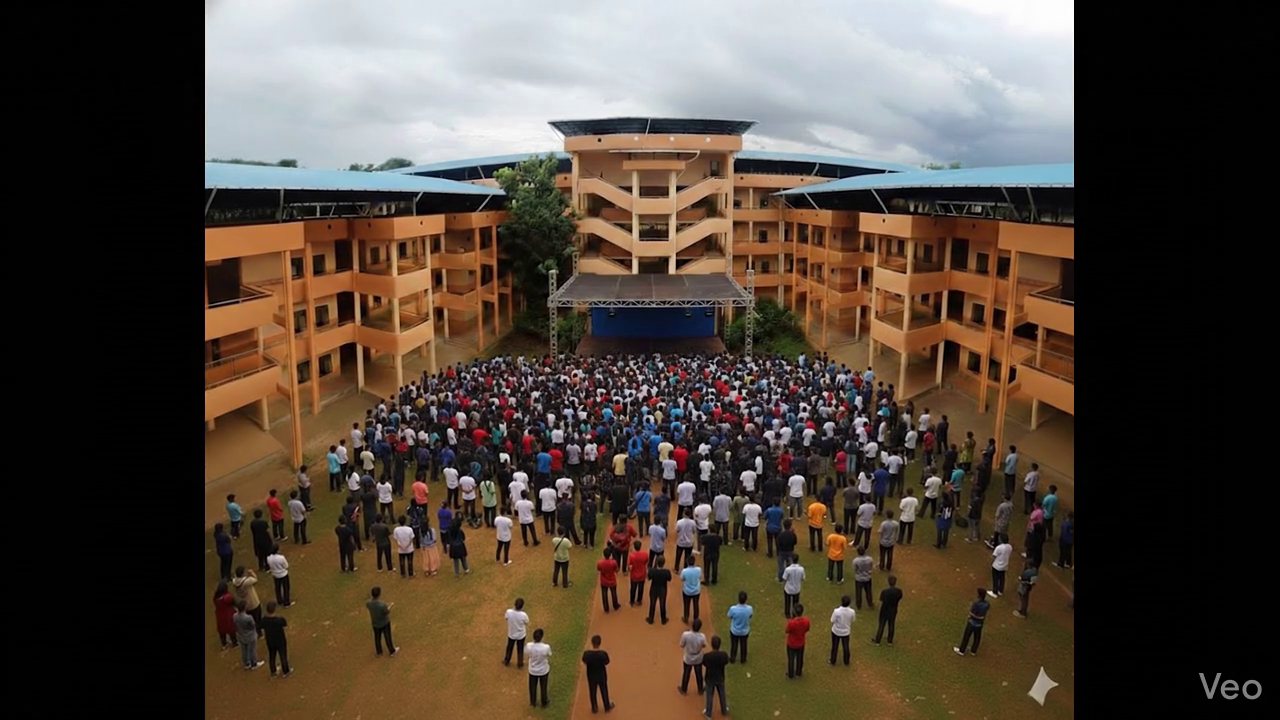
#> input picture frame 19 of crowd.mp4, 1280 x 720 px
$ python vision.py
#> lines starting #> are read from the running program, lines starting #| are printed output that depends on the picture; after the words box and inside, x2 and y2 are one past the last pixel; in counts of white or black regions, pixels touching at a corner belong together
#> further down, frame is the input picture: shape (720, 1280, 3); mean B, G, R 58.4, 68.3, 79.5
import cv2
import numpy as np

# =========================
# MODE CONFIG
# =========================
MODE = "video"   # "image" or "video"

INPUT_PATH = "crowd.mp4"   # image OR video file path

# =========================
# GROUND ROI (tune)
# =========================
GROUND_X1 = 168
GROUND_Y1 = 212
GROUND_X2 = 823
GROUND_Y2 = 532

SECTOR_COLORS = {
    "A": (255, 0, 0),
    "B": (0, 255, 0),
    "C": (0, 255, 255),
    "D": (0, 0, 255)
}

# =========================
# DENSITY CLASSIFICATION
# =========================
def classify_density_ratio(r):
    if r < 0.03:
        return "LOW"
    elif r < 0.07:
        return "MEDIUM"
    elif r < 0.12:
        return "HIGH"
    else:
        return "CRITICAL"

# =========================
# CORE FUNCTIONS
# =========================
def estimate_edge_density(roi):
    gray = cv2.cvtColor(roi, cv2.COLOR_BGR2GRAY)
    blur = cv2.GaussianBlur(gray, (5,5), 0)
    edges = cv2.Canny(blur, 50, 150)
    return np.count_nonzero(edges) / (roi.shape[0] * roi.shape[1])

def draw_sectors(frame):
    x1,y1,x2,y2 = GROUND_X1,GROUND_Y1,GROUND_X2,GROUND_Y2
    mid_x = x1 + (x2-x1)//2
    mid_y = y1 + (y2-y1)//2

    t = 3
    cv2.rectangle(frame,(x1,y1),(mid_x,mid_y),SECTOR_COLORS["A"],t)
    cv2.rectangle(frame,(mid_x,y1),(x2,mid_y),SECTOR_COLORS["B"],t)
    cv2.rectangle(frame,(x1,mid_y),(mid_x,y2),SECTOR_COLORS["C"],t)
    cv2.rectangle(frame,(mid_x,mid_y),(x2,y2),SECTOR_COLORS["D"],t)

    return mid_x, mid_y

def process_frame(frame):
    frame = cv2.resize(frame,(960,540))
    mid_x, mid_y = draw_sectors(frame)
#> mid_x = 495; mid_y = 372

    cv2.rectangle(frame,(GROUND_X1,GROUND_Y1),(GROUND_X2,GROUND_Y2),(255,255,255),2)
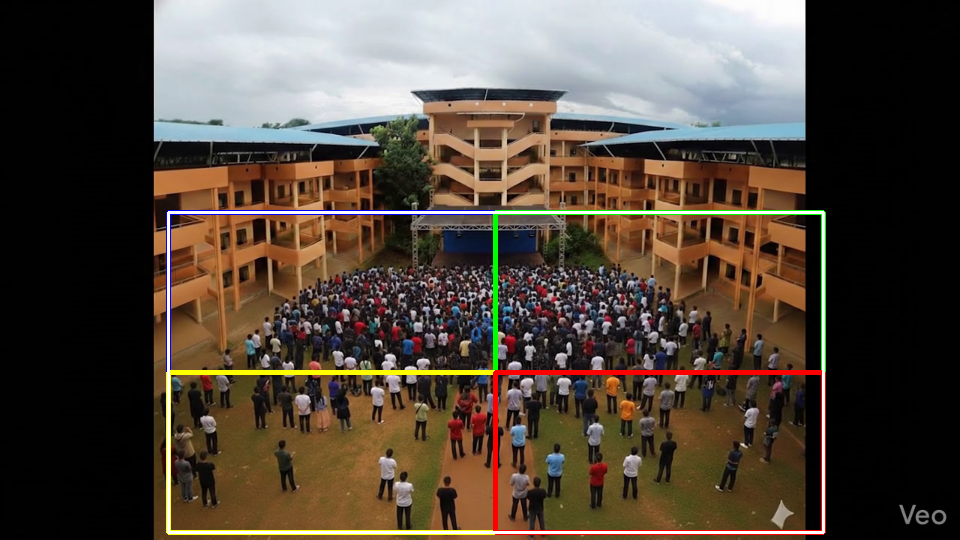
#> frame: shape (540, 960, 3); mean of channels 0, 1, 2 60.6, 71.6, 83; drawn as B, G, R

    sectors = {
        "A": frame[GROUND_Y1:mid_y, GROUND_X1:mid_x],
        "B": frame[GROUND_Y1:mid_y, mid_x:GROUND_X2],
        "C": frame[mid_y:GROUND_Y2, GROUND_X1:mid_x],
        "D": frame[mid_y:GROUND_Y2, mid_x:GROUND_X2]
    }

    densities, statuses = {}, {}

    for s,roi in sectors.items():
        d = estimate_edge_density(roi)
        densities[s] = d
        statuses[s] = classify_density_ratio(d)
#> this loop made 4 passes
#> (s, d) on passes 1 to 4: ('A', 0.158), ('B', 0.153), ('C', 0.0932), ('D', 0.102)
#> pass 1, in estimate_edge_density, `gray = cv2.cvtColor(roi, cv2.COLOR_BGR2GRAY)`:
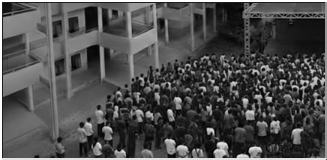
#> gray: shape (160, 327); min 2, max 255, mean 77
#> pass 1, in estimate_edge_density, `blur = cv2.GaussianBlur(gray, (5,5), 0)`:
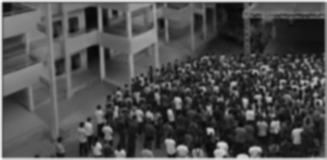
#> blur: shape (160, 327); min 6, max 251, mean 76.8
#> pass 1, in estimate_edge_density, `edges = cv2.Canny(blur, 50, 150)`:
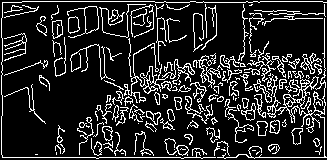
#> edges: shape (160, 327); 15.8% white in thin lines or dots
#> pass 2, in estimate_edge_density (call 2), `gray = cv2.cvtColor(roi, cv2.COLOR_BGR2GRAY)`:
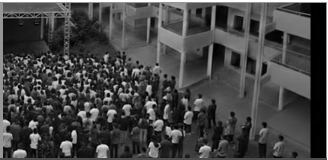
#> gray: shape (160, 328); min 0, max 255, mean 69.1
#> after the loop, densities = {'A': 0.158, 'B': 0.153, 'C': 0.0932, 'D': 0.102}; statuses = {'A': 'CRITICAL', 'B': 'CRITICAL', 'C': 'HIGH', 'D': 'HIGH'}

    max_s = max(densities, key=densities.get)
#> max_s = 'A'
    min_s = min(densities, key=densities.get)
#> min_s = 'C'

    if statuses[max_s] in ["HIGH","CRITICAL"]:
        message = f"Sector {max_s} overcrowded → Redirect to Sector {min_s}"
    else:
        message = "Crowd distribution normal"

    font = cv2.FONT_HERSHEY_SIMPLEX
    positions = {
        "A": (20,40),
        "B": (mid_x+20,40),
        "C": (20,mid_y+40),
        "D": (mid_x+20,mid_y+40)
    }
#> positions = {'A': (20, 40), 'B': (515, 40), 'C': (20, 412), 'D': (515, 412)}

    for s in sectors:
        txt = f"{s} | {densities[s]:.3f} | {statuses[s]}"
        cv2.putText(frame,txt,positions[s],font,0.7,SECTOR_COLORS[s],2)
#> this loop made 4 passes
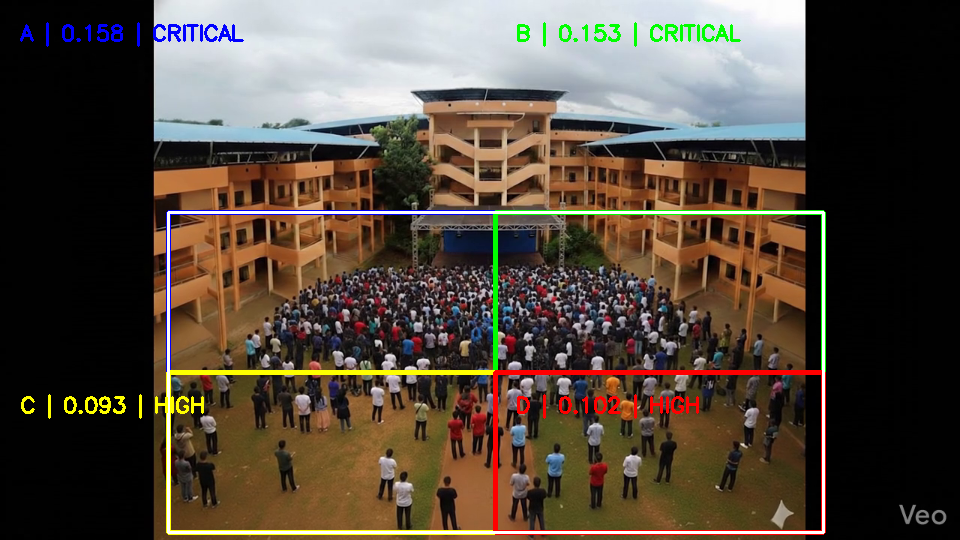
#> frame: shape (540, 960, 3); 1% of pixels changed, all inside (x1, y1, x2, y2) = (20, 22, 741, 419); drawn as B, G, R

    cv2.putText(frame,message,(20,520),font,0.9,(255,255,255),2)
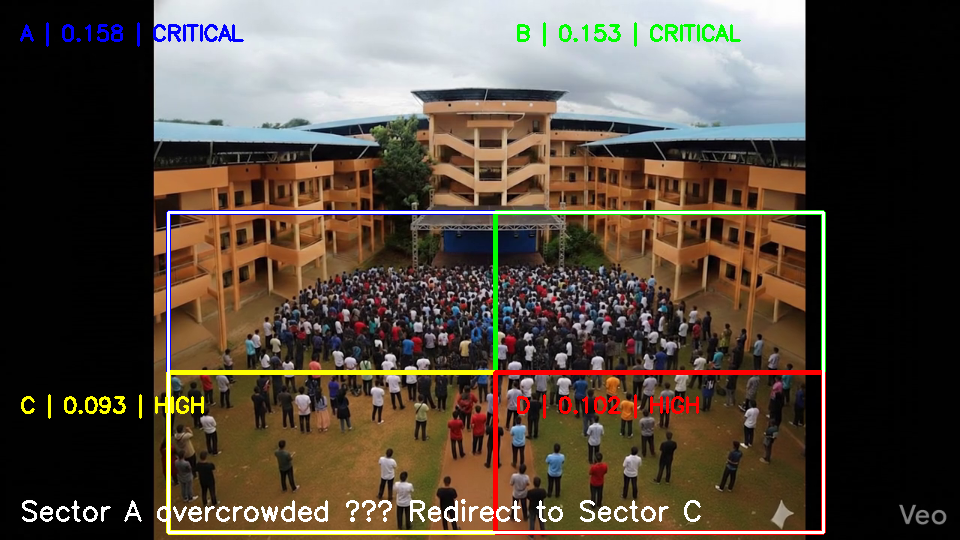
#> frame: shape (540, 960, 3); 0.81% of pixels changed, all inside (x1, y1, x2, y2) = (22, 499, 701, 522); drawn as B, G, R

    return frame

# =========================
# IMAGE MODE
# =========================
if MODE == "image":
    frame = cv2.imread(INPUT_PATH)
    if frame is None:
        print("Could not load image")
        exit()

    result = process_frame(frame)

    cv2.imshow("Crowd Density Monitor", result)
    cv2.waitKey(0)
    cv2.destroyAllWindows()

# =========================
# VIDEO MODE
# =========================
else:
    cap = cv2.VideoCapture(INPUT_PATH)

    if not cap.isOpened():
        print("Could not open video")
        exit()

    while True:
        ret, frame = cap.read()
        if not ret:
            break

        result = process_frame(frame)

        cv2.imshow("Crowd Density Monitor", result)

        if cv2.waitKey(1) & 0xFF == ord('q'):
#> (key q is pressed here)
            break

    cap.release()
    cv2.destroyAllWindows()

$ run again, starting later in the video
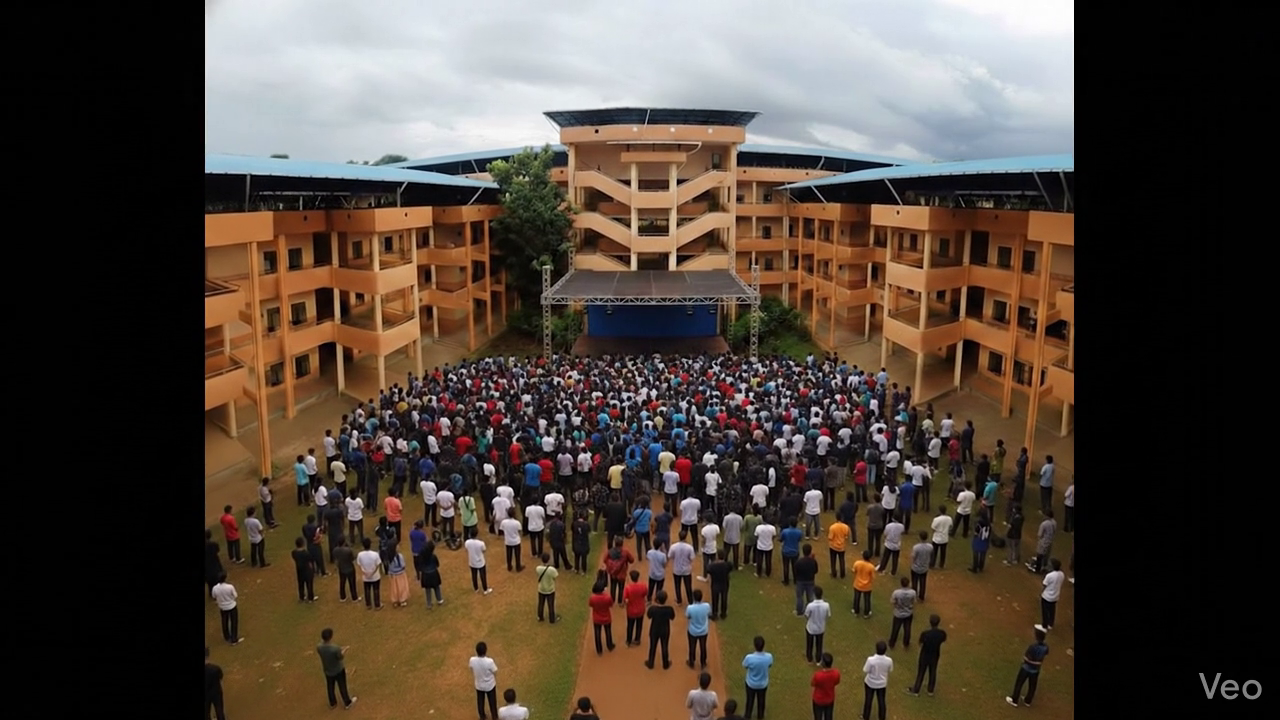
#> input picture frame 86 of crowd.mp4, 1280 x 720 px
#> frame is the input picture: shape (720, 1280, 3); mean B, G, R 57.3, 66.7, 78
#> mid_x = 495; mid_y = 372
#> the loop in process_frame, `for s,roi in sectors.items():` made 4 passes
#> (s, d) on passes 1 to 4: ('A', 0.158), ('B', 0.157), ('C', 0.0994), ('D', 0.106)
#> pass 1, in estimate_edge_density, `edges = cv2.Canny(blur, 50, 150)`:
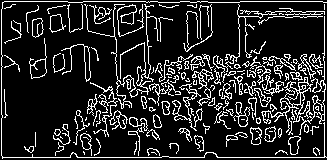
#> edges: shape (160, 327); 15.8% white in thin lines or dots
#> after the loop in process_frame, `for s,roi in sectors.items():`: densities = {'A': 0.158, 'B': 0.157, 'C': 0.0994, 'D': 0.106}; statuses = {'A': 'CRITICAL', 'B': 'CRITICAL', 'C': 'HIGH', 'D': 'HIGH'}
#> max_s = 'A'
#> min_s = 'C'
#> positions = {'A': (20, 40), 'B': (515, 40), 'C': (20, 412), 'D': (515, 412)}
#> the loop in process_frame, `for s in sectors:` made 4 passes
#> in process_frame, `cv2.putText(frame,message,(20,520),font,0.9,(255,255,255),2)`:
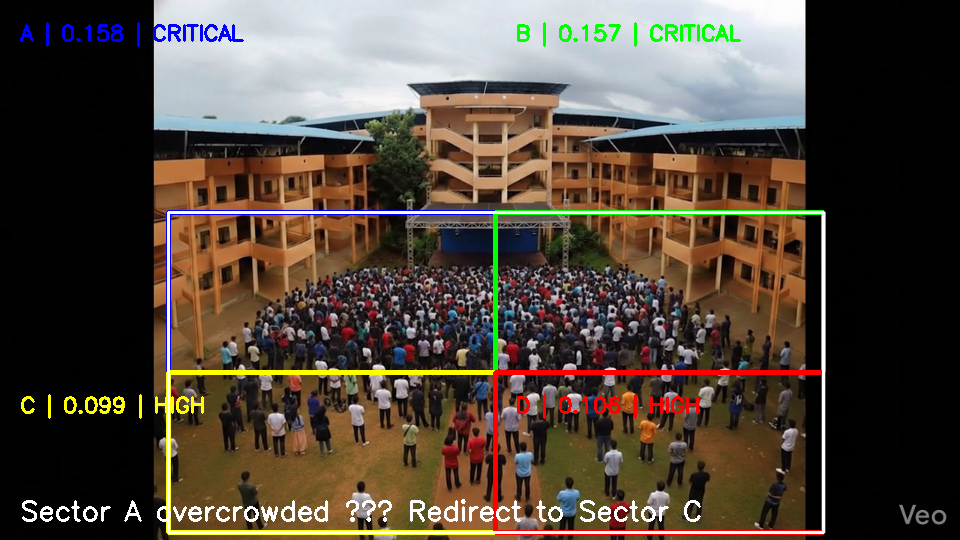
#> frame: shape (540, 960, 3); mean of channels 0, 1, 2 60.8, 71.7, 82.8; drawn as B, G, R

$ run again, starting later in the video
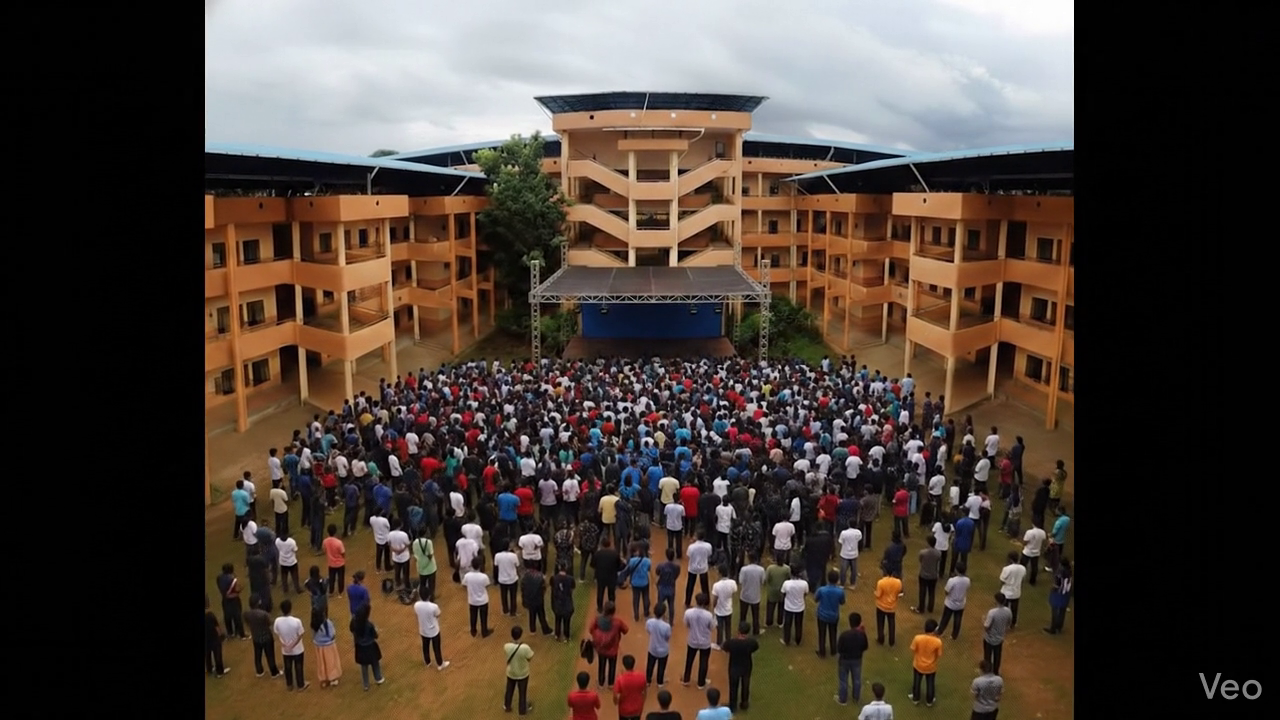
#> input picture frame 153 of crowd.mp4, 1280 x 720 px
#> frame is the input picture: shape (720, 1280, 3); mean B, G, R 55.6, 63.1, 74.1
#> mid_x = 495; mid_y = 372
#> the loop in process_frame, `for s,roi in sectors.items():` made 4 passes
#> (s, d) on passes 1 to 4: ('A', 0.17), ('B', 0.157), ('C', 0.117), ('D', 0.112)
#> pass 1, in estimate_edge_density, `edges = cv2.Canny(blur, 50, 150)`:
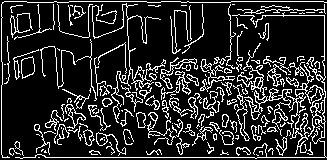
#> edges: shape (160, 327); 17% white in thin lines or dots
#> after the loop in process_frame, `for s,roi in sectors.items():`: densities = {'A': 0.17, 'B': 0.157, 'C': 0.117, 'D': 0.112}; statuses = {'A': 'CRITICAL', 'B': 'CRITICAL', 'C': 'HIGH', 'D': 'HIGH'}
#> max_s = 'A'
#> min_s = 'D'
#> positions = {'A': (20, 40), 'B': (515, 40), 'C': (20, 412), 'D': (515, 412)}
#> the loop in process_frame, `for s in sectors:` made 4 passes
#> in process_frame, `cv2.putText(frame,message,(20,520),font,0.9,(255,255,255),2)`:
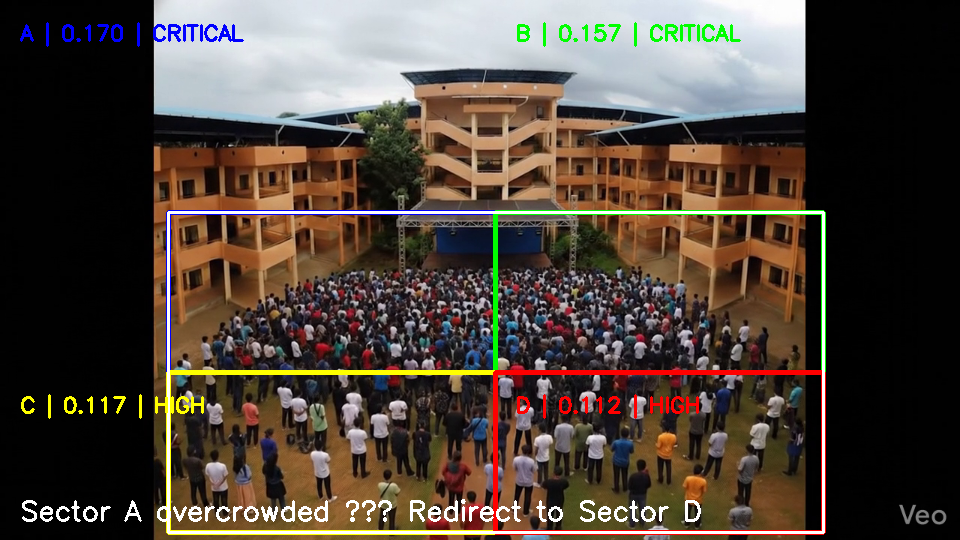
#> frame: shape (540, 960, 3); mean of channels 0, 1, 2 59.1, 68.2, 79.1; drawn as B, G, R
